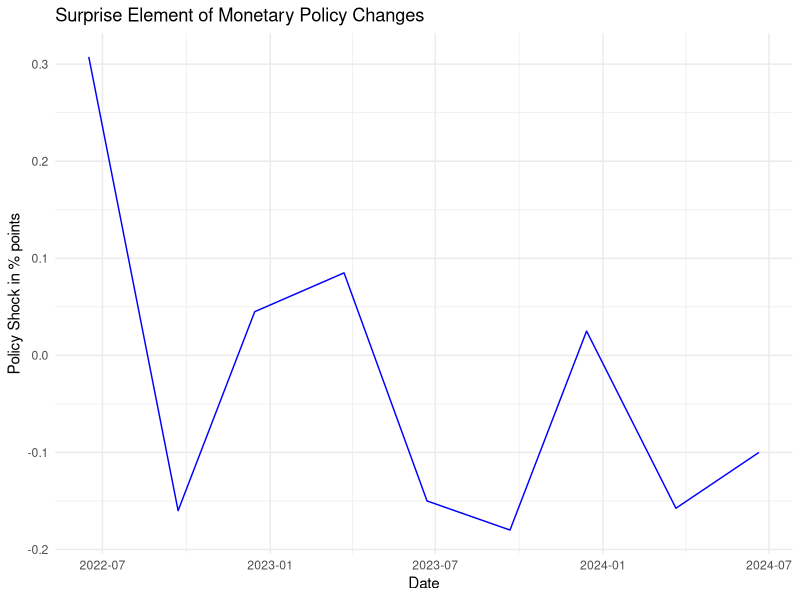

The R script that drew this image: (Note: this script raises an error after producing the figure.)
# ---
# title: "Monetary Policy Shocks Creation"
# author: "Justus Felkel"
# date: "31.12.2024"
# ---

# load packages 
library(dplyr)
library(ggplot2)
library(tidyverse)
library(readr)
library(lubridate)
library(cowplot)


#setting the working directory
setwd("your_working_directoy")


######################################################################################################################
#Creating monetary policy shocks using SARON futures prices
################################################################################################################################

#loading relevant datasets
mp_shocks <- read_delim("Saron Future Shocks.csv", delim = ";")

#make date into the right format
mp_shocks$date <- as.Date(mp_shocks$date, format = "%d.%m.%Y")

mp_shocks2 <- mp_shocks %>%
  mutate(month = month(date), year = year(date)) 

#start with june 2022
mp_shocks3 <- mp_shocks2[-(1:9), ]

#plotting the MP shocks, calculated as Ft - Ft-1
ggplot(mp_shocks3, aes(x = date, y = policy_shock)) +
  geom_line(color = "blue") +
  labs(title = "Surprise Element of Monetary Policy Changes", x = "Date", y = "Policy Shock in % points") +
  theme_minimal()


#start with 2020
shocks_ratechange_2020start1 <- read_delim("futureshocks_ratechange_start2020.csv", delim = ";")

shocks_ratechange_2020start1$date <- as.Date(shocks_ratechange_2020start1$date, format="%d.%m.%Y")

shocks_ratechange_2020start2 <- shocks_ratechange_2020start1 %>%
  arrange(date)


plot_shock_ratechange_2020start1 <- ggplot(shocks_ratechange_2020start2, aes(x = date)) +
  geom_point(aes(y = rate_change, color = "Change in Actual Policy Rate"), size = 1.5, shape = 1) + 
  geom_line(aes(y = policy_shock, color = "Monetary Policy Shocks"), size = 0.5) + 
  scale_y_continuous(
    name = "Interest Rate Level [%]",
    breaks = seq(-0.3, max(shocks_ratechange_2020start2$rate_change), by = 0.1),  
    labels = function(x) formatC(x, format = "f", digits = 2)
  ) + 
  scale_x_date(
    breaks = shocks_ratechange_2020start2$date,   
    date_labels = "%d.%m.%Y"            
  ) +
  scale_color_manual(
    values = c("Change in Actual Policy Rate" = "red", "Monetary Policy Shocks" = "black")
  ) +
  theme_bw() +
  theme(
    axis.title.y = element_text(color = "black", size = 12),
    axis.title.x = element_text(color = "black", size = 12),  
    axis.text.x = element_text(angle = 45, hjust = 1, size = 10),  
    axis.text.y = element_text(size = 10), 
    legend.position = "bottom",  
    legend.text = element_text(size = 12), 
    legend.title = element_blank(),  
    panel.grid.minor.x = element_blank(), 
    axis.line.y.right = element_blank(), 
    axis.ticks.y.right = element_blank()  
  ) +
  labs(x = "Date")


#start with june 2022 instead
shocks_ratechange_2022start1 <- shocks_ratechange_2020start2[-(1:9), ]
  
shocks_ratechange_2022start1$date <- as.Date(shocks_ratechange_2022start1$date, format="%d.%m.%Y")

shocks_ratechange_2022start2 <- shocks_ratechange_2022start1 %>%
  arrange(date)
  

plot_shock_ratechange1 <- ggplot(shocks_ratechange_2022start2, aes(x = date)) +
  geom_point(aes(y = rate_change, color = "Change in Actual Policy Rate"), size = 1.5, shape = 1) + 
  geom_line(aes(y = policy_shock, color = "Monetary Policy Shocks"), size = 0.5) + 
  scale_y_continuous(
    name = "Interest Rate Level [%]",
    breaks = seq(-0.3, max(shocks_ratechange1$rate_change), by = 0.1),  
    labels = function(x) formatC(x, format = "f", digits = 2)
  ) + 
  scale_x_date(
    breaks = shocks_ratechange1$date,    
    date_labels = "%d.%m.%Y"             
  ) +
  scale_color_manual(
    values = c("Change in Actual Policy Rate" = "red", "Monetary Policy Shocks" = "black")  
  ) +
  theme_bw() +
  theme(
    axis.title.y = element_text(color = "black", size = 12),
    axis.title.x = element_text(color = "black", size = 12),  
    axis.text.x = element_text(angle = 45, hjust = 1, size = 10),  
    axis.text.y = element_text(size = 10),  
    legend.position = "bottom",  
    legend.text = element_text(size = 12),  
    legend.title = element_blank(),  #
    panel.grid.minor.x = element_blank(),  
    axis.line.y.right = element_blank(),  
    axis.ticks.y.right = element_blank() 
  ) +
  labs(x = "Date")

#ggsave("graph.png", plot = plot_shock_ratechange2, width = 6, height = 4, dpi = 300)